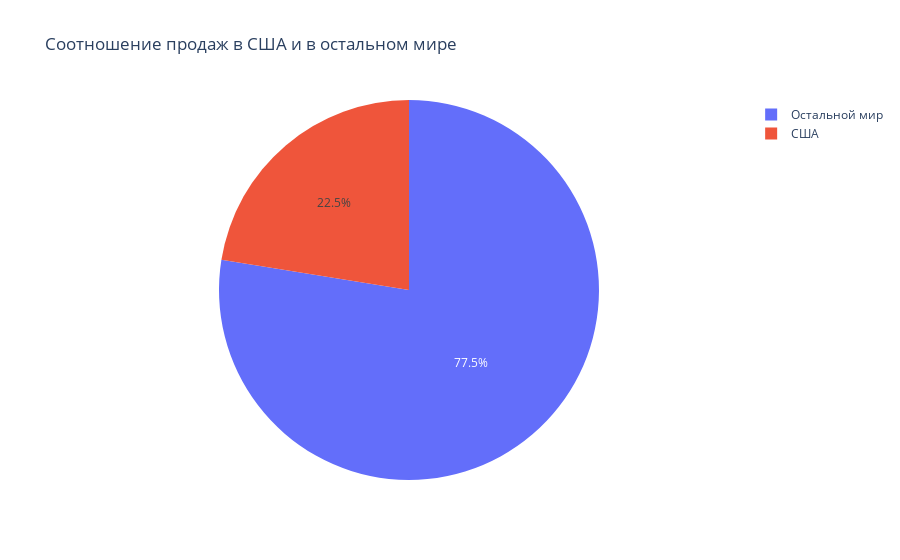

Notebook cell for this chart:
### Code cell
fig = px.pie(df5, values='total_sales', names='region',
             title='Соотношение продаж в США и в остальном мире')

fig.show()

### Figure 1 — Plotly figure (JSON) as saved in the notebook; plotly's stock layout.template omitted (floating-point values rounded to 4 significant figures)
{"data": [{"domain": {"x": [0, 1], "y": [0, 1]}, "hovertemplate": "region=%{label}<br>total_sales=%{value}<extra></extra>", "labels": ["Остальной мир", "США"], "legendgroup": "", "name": "", "showlegend": true, "type": "pie", "values": [1806.0, 523.1]}], "layout": {"legend": {"tracegroupgap": 0}, "title": {"text": "Соотношение продаж в США и в остальном мире"}}}
